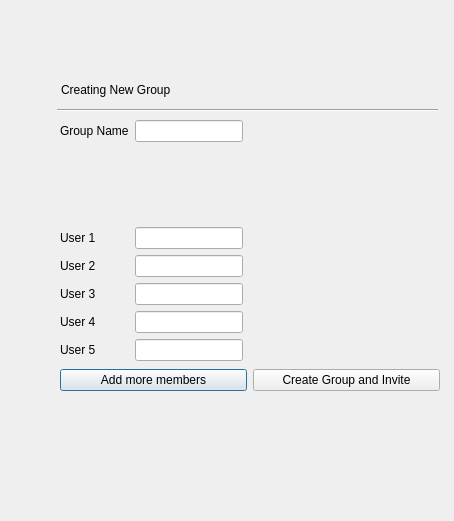
<?xml version="1.0" encoding="UTF-8"?>
<ui version="4.0">
 <class>Dialog</class>
 <widget class="QDialog" name="Dialog">
  <property name="geometry">
   <rect>
    <x>0</x>
    <y>0</y>
    <width>454</width>
    <height>521</height>
   </rect>
  </property>
  <property name="windowTitle">
   <string>Create_Group</string>
  </property>
  <widget class="QWidget" name="formLayoutWidget">
   <property name="geometry">
    <rect>
     <x>60</x>
     <y>120</y>
     <width>381</width>
     <height>241</height>
    </rect>
   </property>
   <layout class="QFormLayout" name="formLayout">
    <property name="fieldGrowthPolicy">
     <enum>QFormLayout::FieldsStayAtSizeHint</enum>
    </property>
    <item row="1" column="0">
     <widget class="QLabel" name="label">
      <property name="text">
       <string>Group Name</string>
      </property>
     </widget>
    </item>
    <item row="1" column="1">
     <widget class="QLineEdit" name="lineEdit"/>
    </item>
    <item row="3" column="0">
     <widget class="QLabel" name="label_2">
      <property name="text">
       <string>User 1</string>
      </property>
     </widget>
    </item>
    <item row="3" column="1">
     <widget class="QLineEdit" name="lineEdit_2"/>
    </item>
    <item row="4" column="0">
     <widget class="QLabel" name="label_3">
      <property name="text">
       <string>User 2</string>
      </property>
     </widget>
    </item>
    <item row="4" column="1">
     <widget class="QLineEdit" name="lineEdit_3"/>
    </item>
    <item row="5" column="0">
     <widget class="QLabel" name="label_4">
      <property name="text">
       <string>User 3</string>
      </property>
     </widget>
    </item>
    <item row="5" column="1">
     <widget class="QLineEdit" name="lineEdit_4"/>
    </item>
    <item row="6" column="0">
     <widget class="QLabel" name="label_5">
      <property name="text">
       <string>User 4</string>
      </property>
     </widget>
    </item>
    <item row="6" column="1">
     <widget class="QLineEdit" name="lineEdit_5"/>
    </item>
    <item row="7" column="0">
     <widget class="QLabel" name="label_6">
      <property name="text">
       <string>User 5</string>
      </property>
     </widget>
    </item>
    <item row="7" column="1">
     <widget class="QLineEdit" name="lineEdit_6"/>
    </item>
    <item row="2" column="0">
     <spacer name="verticalSpacer">
      <property name="orientation">
       <enum>Qt::Vertical</enum>
      </property>
      <property name="sizeHint" stdset="0">
       <size>
        <width>20</width>
        <height>20</height>
       </size>
      </property>
     </spacer>
    </item>
   </layout>
  </widget>
  <widget class="QWidget" name="horizontalLayoutWidget">
   <property name="geometry">
    <rect>
     <x>60</x>
     <y>360</y>
     <width>380</width>
     <height>41</height>
    </rect>
   </property>
   <layout class="QHBoxLayout" name="horizontalLayout">
    <item>
     <widget class="QPushButton" name="pushButton">
      <property name="text">
       <string>Add more members</string>
      </property>
     </widget>
    </item>
    <item>
     <widget class="QPushButton" name="pushButton_2">
      <property name="text">
       <string>Create Group and Invite</string>
      </property>
     </widget>
    </item>
   </layout>
  </widget>
  <widget class="QLabel" name="label_7">
   <property name="geometry">
    <rect>
     <x>61</x>
     <y>80</y>
     <width>151</width>
     <height>20</height>
    </rect>
   </property>
   <property name="text">
    <string>Creating New Group</string>
   </property>
  </widget>
  <widget class="Line" name="line">
   <property name="geometry">
    <rect>
     <x>57</x>
     <y>100</y>
     <width>381</width>
     <height>20</height>
    </rect>
   </property>
   <property name="orientation">
    <enum>Qt::Horizontal</enum>
   </property>
  </widget>
 </widget>
 <resources/>
 <connections/>
</ui>
